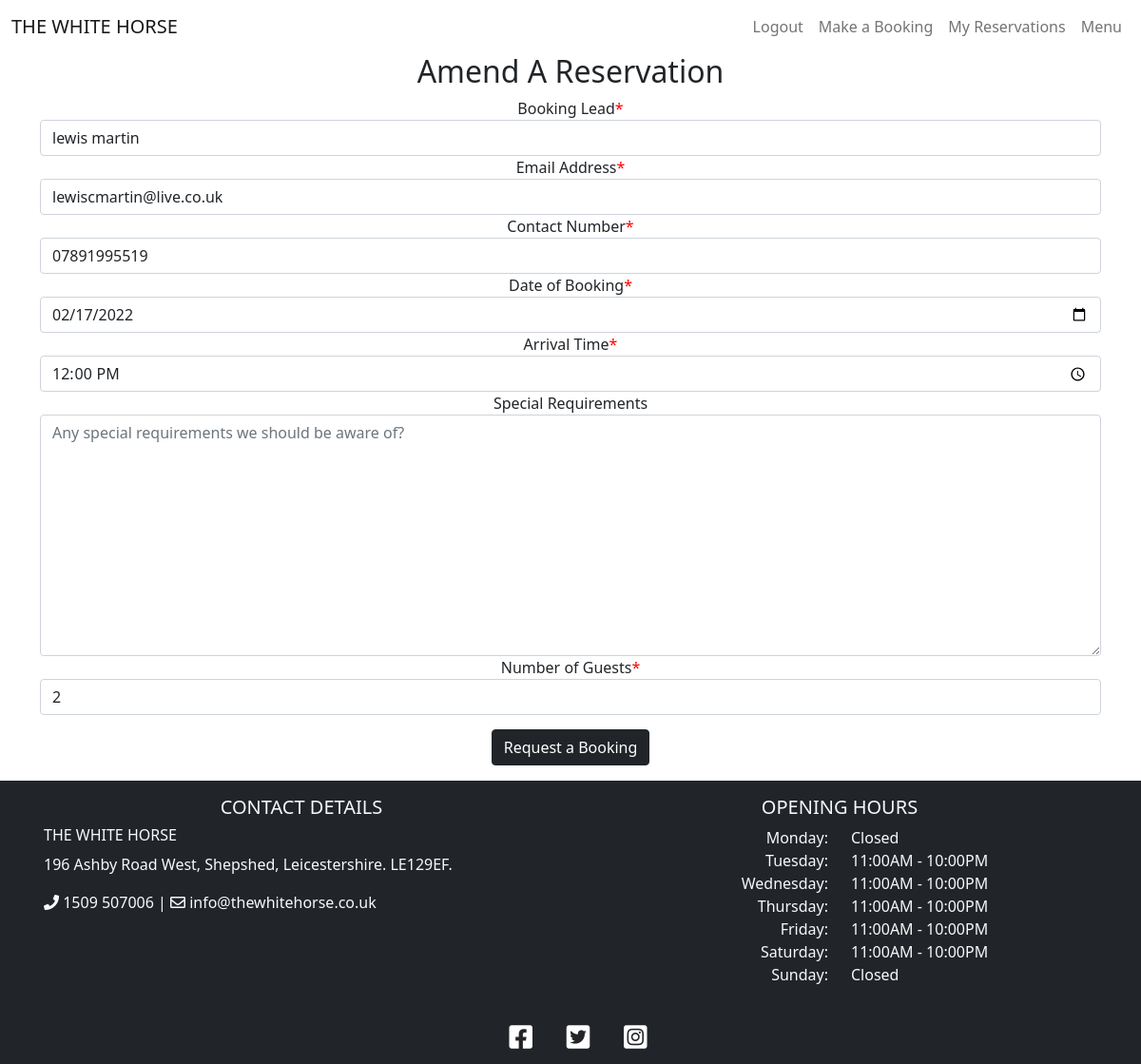
The app's page /amend/17 (signed in) with its own data.
### booking/models.py (models this page shows, shortened)
class Booking(models.Model):
    user = models.ForeignKey(User, on_delete=models.CASCADE)
    lead = models.CharField(max_length=200, blank=False)
    email = models.CharField(max_length=200, blank=False)
    phoneNumberRegex = RegexValidator(regex=r'^\+?1?\d{9,15}$')
    mobile = models.CharField(validators=[phoneNumberRegex], max_length=16, blank=False)
    date = models.DateField(blank=False)
    time = models.TimeField(blank=False)
    notes = models.TextField(max_length=200)
    guests = models.PositiveIntegerField(blank=False)
    status = models.IntegerField(choices=STATUS, default=0)
    class Meta:
        ordering = ['-date']

### booking/views.py (the view)
# urls.py: path('amend/<reservation_id>', views.amend_reservation, name='amend'),
def amend_reservation(request, reservation_id):
    reservation = get_object_or_404(Booking, id=reservation_id)
    context = {
        "lead": reservation.lead,
        "email": reservation.email,
        "mobile": reservation.mobile,
        "date": reservation.date,
        "time": reservation.time,
        "notes": reservation.notes,
        "guests": reservation.guests
    }
    if request.method == 'POST':
        booking_form = BookingForm(request.POST, instance=reservation)
        if booking_form.is_valid():
            booking_form.save()
            return redirect(reverse("reservations"))
        else:
            return render(request, 'amend_booking.html', {
                "booking_form": BookingForm(request.POST)
            })
    else:
        return render(request, 'amend_booking.html', {
                "booking_form": BookingForm(context)
            })

### booking/forms.py (called while the page is built)
def validate_opening_hour(value):
    if not 11 <= int(value.hour) <= 21:
        raise ValidationError(
            'We only take reservations between 11AM & 9PM',
            params={'value': value},
        )

### templates/amend_booking.html (shortened to what this page needs)
{% extends "base.html" %}
{% block content %}
{% if user.is_authenticated %}
{% load crispy_forms_tags %}
<div class="container mb-3">
    <div class="row">
        <div class="col-lg-12 text-center">
            <h2>Amend A Reservation</h2>
            <form method="POST">
                {{ booking_form | crispy }}
                <button type="submit" class="btn btn-dark">Request a Booking</button>
            </form>
        </div>
    </div>
</div>
{% endif %}
{% endblock %}

### static/css/style.css (style rules this page uses)
body { background-color: white; }
.site { display: flex; min-height: 100vh; flex-direction: column; }
#div_id_guests { padding-bottom: 15px; }
.asteriskField { color: red; }

### records on screen
Booking: lead "lewis martin", email "lewiscmartin@live.co.uk", mobile "07891995519", date "02/17/2022", time "12:00:00", guests "2"
